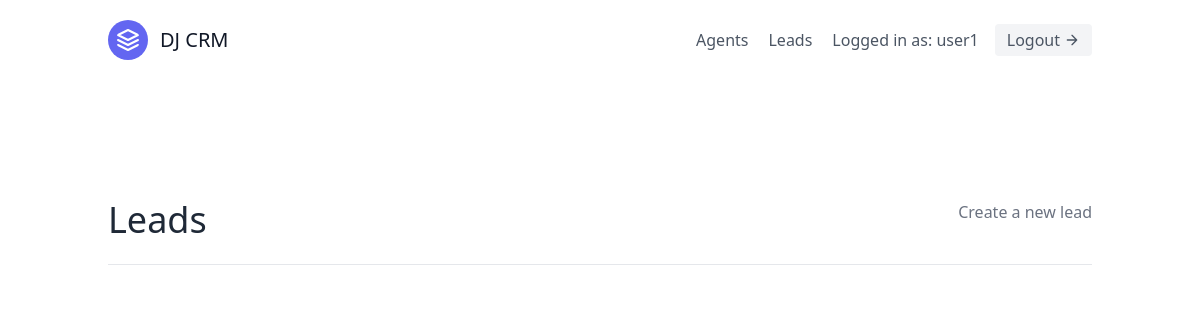
Before: /leads/ (signed in) with the older database file.
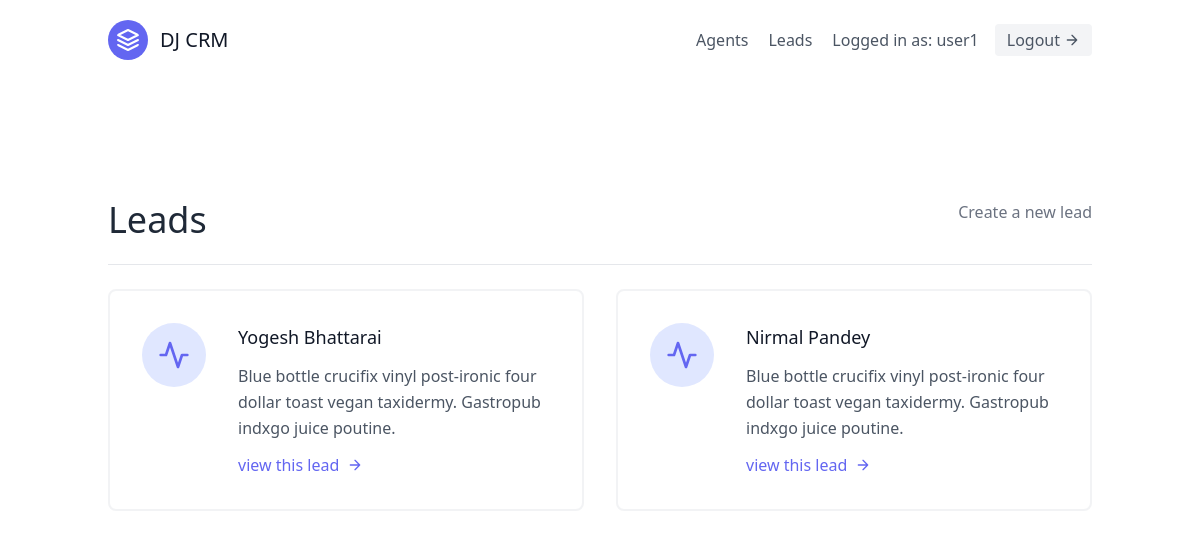
After: the same page with the newer database file.
### leads/models.py (models this page shows, shortened)
class User(AbstractUser):
    is_organizer= models.BooleanField(default=True)
    is_agent = models.BooleanField(default=False)

class Lead(models.Model):
    first_name = models.CharField(max_length=100)
    last_name = models.CharField(max_length=100)
    age = models.PositiveIntegerField(default=0)
    organization=models.ForeignKey(UserProfile,on_delete=models.CASCADE)
    agent = models.ForeignKey("Agent", null=True, blank=True, on_delete=models.SET_NULL)

### leads/views.py (the view)
# urls.py: path('', LeadListView.as_view(), name="lead_list"),
class LeadListView(LoginRequiredMixin, ListView):
    template_name = "leads/lead_list.html"
    context_object_name = "leads"
    def get_queryset(self):
        user = self.request.user
        if user.is_organizer:
            queryset = Lead.objects.filter(
                organization=user.userprofile,
                agent__isnull=False
            )
        else:
            queryset=Lead.objects.filter(organization=user.agent.organization, agent__isnull=False)
            queryset = queryset.filter(agent__user=user)
        return queryset
    def get_context_data(self, **kwargs):
        context = super(LeadListView, self).get_context_data(**kwargs)
        user = self.request.user
        if user.is_organizer:
            queryset = Lead.objects.filter(
                organization=user.userprofile,
                agent__isnull=True
            )
        context.update({
            "unassigned_leads": queryset
        })
        return context

### leads/templates/leads/lead_list.html (shortened to what this page needs)
{% extends "base.html" %}
{% block content %}
<section class="text-gray-600 body-font">
    <div class="container px-5 py-24 mx-auto flex flex-wrap">
        <div class="w-full mb-6 py-6 flex justify-between items-centre border-b border-grey-200">
            <div>
                <h1 class="text-4xl text-gray-800">Leads</h1>
            </div>
            {% if request.user.is_organizer %}
            <div>
                <a class="text-gray-500 hover:text-blue-500" href="{% url 'lead_create' %}">Create a new lead</a>
            </div>
            {% endif %}
        </div>
        <div class="flex flex-wrap -m-4">
            {% for lead in leads %}
            <div class="p-4 lg:w-1/2 md:w-full">
                <div class="flex border-2 rounded-lg border-gray-200 border-opacity-50 p-8 sm:flex-row flex-col">
                    <div class="w-16 h-16 sm:mr-8 sm:mb-0 mb-4 inline-flex items-center justify-center rounded-full bg-indigo-100 text-indigo-500 flex-shrink-0">
                        <svg fill="none" stroke="currentColor" stroke-linecap="round" stroke-linejoin="round" stroke-width="2" class="w-8 h-8" viewBox="0 0 24 24">
                            <path d="M22 12h-4l-3 9L9 3l-3 9H2"></path>
                        </svg>
                    </div>
                    <div class="flex-grow">
                        <h2 class="text-gray-900 text-lg title-font font-medium mb-3">
                            {{ lead.first_name }} {{ lead.last_name }}
                        </h2>
                        <p class="leading-relaxed text-base">
                            Blue bottle crucifix vinyl post-ironic four dollar toast vegan taxidermy. Gastropub indxgo juice poutine.
                        </p>
                        <a href="/leads/{{ lead.pk }}/" class="mt-3 text-indigo-500 inline-flex items-center">
                            view this lead
                            <svg fill="none" stroke="currentColor" stroke-linecap="round" stroke-linejoin="round"
                                stroke-width="2" class="w-4 h-4 ml-2" viewBox="0 0 24 24">
                                <path d="M5 12h14M12 5l7 7-7 7"></path>
                            </svg>
                        </a>
                    </div>
                </div>
            </div>
            {% endfor %}
        </div>
    </div>
</section>
{% endblock content %}

### templates/base.html (shortened to what this page needs)
{% load static %}
<!DOCTYPE html>
<html lang="en">
<head>
    <link href="{% static 'css/style.css' %}" rel="stylesheet">
    <link href="https://unpkg.com/tailwindcss@^2/dist/tailwind.min.css" rel="stylesheet">
</head>
<body>
    <div class="max-w-7xl mx-auto">
        {% include "navbar.html" %}
        {% block content %}
        {% endblock content %}
    </div>
</body>
</html>

### templates/navbar.html (shortened to what this page needs)
<header class="text-gray-600 body-font">
  <div class="container mx-auto flex flex-wrap p-5 flex-col md:flex-row items-center">
    <a class="flex title-font font-medium items-center text-gray-900 mb-4 md:mb-0">
      <svg xmlns="http://www.w3.org/2000/svg" fill="none" stroke="currentColor" stroke-linecap="round"
        stroke-linejoin="round" stroke-width="2" class="w-10 h-10 text-white p-2 bg-indigo-500 rounded-full"
        viewBox="0 0 24 24">
        <path d="M12 2L2 7l10 5 10-5-10-5zM2 17l10 5 10-5M2 12l10 5 10-5"></path>
      </svg>
      <span class="ml-3 text-xl">DJ CRM</span>
    </a>
    <nav class="md:ml-auto flex flex-wrap items-center text-base justify-center">
      {% if not request.user.is_authenticated %}
      <a href="{% url 'signup' %}" class="mr-5 hover:text-gray-900">Signup</a>
      {% else %}
        {% if request.user.is_organizer %}
          <a href="{% url 'agent_list' %}" class="mr-5 hover:text-gray-900">Agents</a>
        {% endif %}
        <a href="{% url 'lead_list' %}" class="mr-5 hover:text-gray-900">Leads</a>
      {% endif %}
    </nav>
    {% if request.user.is_authenticated %}
    Logged in as: {{request.user.username}}
      <a href="{% url 'logout' %}"
        class="ml-4 inline-flex items-center bg-gray-100 border-0 py-1 px-3 focus:outline-none hover:bg-gray-200 rounded text-base mt-4 md:mt-0">
        Logout
        <svg fill="none" stroke="currentColor" stroke-linecap="round" stroke-linejoin="round" stroke-width="2"
          class="w-4 h-4 ml-1" viewBox="0 0 24 24">
          <path d="M5 12h14M12 5l7 7-7 7"></path>
        </svg>
    </a>
    {% endif %}
  </div>
</header>

### templates/scripts.html (shortened to what this page needs)
{% load static %}

Changed rows visible on the page:
added Lead: first_name "Yogesh", last_name "Bhattarai"
added Lead: first_name "Nirmal", last_name "Pandey"
